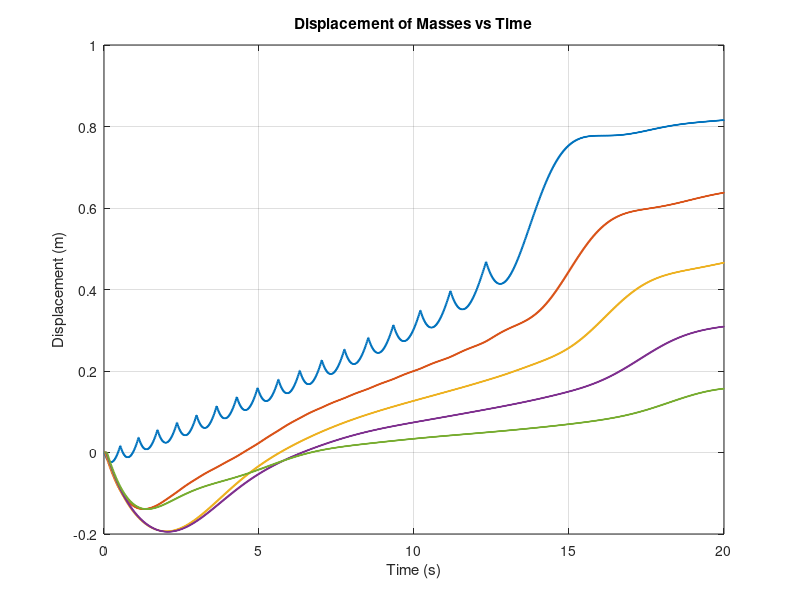

Source code (MATLAB): (Note: this script raises an error after producing the figure.)
% Multi Spring Mass Static Equilibrium
% Form stiffness matrix for 5 to 10 mass spring chain and compute displacement under applied loads using linear system solvers.

clc;
clear;
close all;

N = input('Enter number of masses: ');

m = zeros(N,1);
disp('Enter mass values (kg):');

% mass input from user
for i = 1:N
    m(i) = input(['m(', num2str(i), ') = ']);
end

% constants input from user
c = input('Enter damping coefficient (Ns/m): ');
mu = input('Enter coefficient of friction (0 to 1): ');
g = 9.81;
k0 = input('Enter stiffness of LEFT wall spring (N/m): ');

% stiffness input from user
k = zeros(N-1,1);
for i = 1:N-1
    k(i) = input(['k(', num2str(i), ') = ']);
end

kN = input('Enter stiffness of RIGHT wall spring (N/m): ');

F1 = input('Enter load applied on first mass (N): ');

M = diag(m);
C = c * eye(N);
K = zeros(N,N);

% Stiffness matrix of spring system
for i = 1:N
    if i == 1
        K(i,i)   = k0 + k(1);
        K(i,i+1) = -k(1);
    elseif i == N
        K(i,i)   = k(N-1) + kN;
        K(i,i-1) = -k(N-1);
    else
        K(i,i)   = k(i-1) + k(i);
        K(i,i-1) = -k(i-1);
        K(i,i+1) = -k(i);
    end
end

% force matrix
F = zeros(N,1);
F(1) = F1;

% time stamp
dt = 0.01;
max_steps = 2000;
tolerance = 1e-6;

t = zeros(1,max_steps);
x = zeros(N,max_steps);
v = zeros(N,max_steps);
a = zeros(N,max_steps);

for step = 1:max_steps-1
    
    t(step+1) = t(step) + dt;
    
    F_fric = mu * m * g .* sign(v(:,step));
    
    a(:,step) = M \ (F - C*v(:,step) - K*x(:,step) - F_fric);
    
    v(:,step+1) = v(:,step) + dt*a(:,step);
    x(:,step+1) = x(:,step) + dt*v(:,step);
    
    if max(abs(v(:,step+1))) < tolerance && ...
       max(abs(a(:,step))) < tolerance
        
        disp(['System reached steady state at time = ', num2str(t(step+1)), ' seconds']);
        break
    end
end

x = x(:,1:step+1);
t = t(1:step+1);

figure;
plot(t, x', 'LineWidth', 1.5);
xlabel('Time (s)');
ylabel('Displacement (m)');
title('Displacement of Masses vs Time');
grid on;

legendStrings = strings(1,N);
for i = 1:N
    legendStrings(i) = ['Mass ', num2str(i)];
end
legend(legendStrings);

x_final = x(:,end);

disp('Final displacement of masses (m):');
disp(x_final);

spring_ext = zeros(N+1,1);
spring_ext(1) = x_final(1);

for i = 1:N-1
    spring_ext(i+1) = x_final(i+1) - x_final(i);
end

spring_ext(N+1) = -x_final(N);

disp('Final displacement (extension) of springs (m):');
disp(spring_ext);
